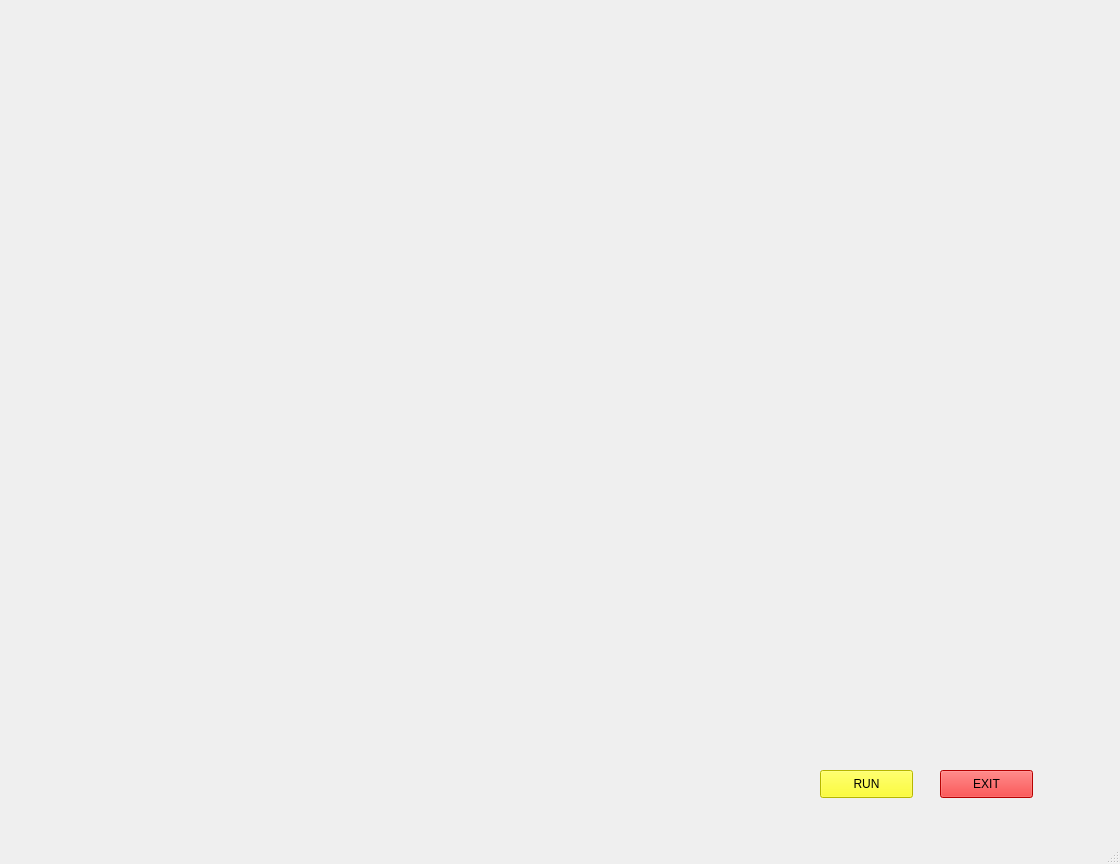
<?xml version="1.0" encoding="UTF-8"?>
<ui version="4.0">
 <class>MainWindow</class>
 <widget class="QMainWindow" name="MainWindow">
  <property name="geometry">
   <rect>
    <x>0</x>
    <y>0</y>
    <width>1120</width>
    <height>864</height>
   </rect>
  </property>
  <property name="windowTitle">
   <string>MainWindow</string>
  </property>
  <widget class="QWidget" name="centralwidget">
   <widget class="QLabel" name="label">
    <property name="geometry">
     <rect>
      <x>0</x>
      <y>10</y>
      <width>1111</width>
      <height>841</height>
     </rect>
    </property>
    <property name="text">
     <string/>
    </property>
    <property name="pixmap">
     <pixmap>images/back.gif</pixmap>
    </property>
   </widget>
   <widget class="QLabel" name="label_2">
    <property name="geometry">
     <rect>
      <x>0</x>
      <y>10</y>
      <width>341</width>
      <height>71</height>
     </rect>
    </property>
    <property name="text">
     <string/>
    </property>
    <property name="pixmap">
     <pixmap>images/bar.gif</pixmap>
    </property>
   </widget>
   <widget class="QTextBrowser" name="textBrowser">
    <property name="geometry">
     <rect>
      <x>560</x>
      <y>20</y>
      <width>256</width>
      <height>51</height>
     </rect>
    </property>
    <property name="styleSheet">
     <string notr="true">background:transparent;</string>
    </property>
   </widget>
   <widget class="QTextBrowser" name="textBrowser_2">
    <property name="geometry">
     <rect>
      <x>840</x>
      <y>20</y>
      <width>256</width>
      <height>51</height>
     </rect>
    </property>
    <property name="styleSheet">
     <string notr="true">background:transparent;</string>
    </property>
   </widget>
   <widget class="QPushButton" name="pushButton">
    <property name="geometry">
     <rect>
      <x>820</x>
      <y>770</y>
      <width>93</width>
      <height>28</height>
     </rect>
    </property>
    <property name="styleSheet">
     <string notr="true">background-color: rgb(255, 255, 0);
font: 12pt &quot;MS Sans Serif&quot;;</string>
    </property>
    <property name="text">
     <string>RUN</string>
    </property>
   </widget>
   <widget class="QPushButton" name="pushButton_2">
    <property name="geometry">
     <rect>
      <x>940</x>
      <y>770</y>
      <width>93</width>
      <height>28</height>
     </rect>
    </property>
    <property name="styleSheet">
     <string notr="true">background-color: rgb(255, 255, 0);
background-color: rgb(255, 0, 0);
color: rgb(0, 0, 0);
font: 12pt &quot;MS Sans Serif&quot;;</string>
    </property>
    <property name="text">
     <string>EXIT</string>
    </property>
   </widget>
  </widget>
  <widget class="QStatusBar" name="statusbar"/>
 </widget>
 <resources/>
 <connections/>
</ui>
